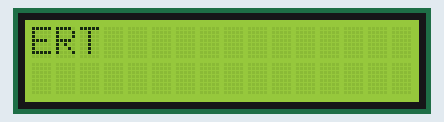
This sketch was run on a simulated Arduino Uno, built with avr-gcc and run on an emulated ATmega328P. On the bench: 16×2 character LCD.

Above: at 0.1 s.
At 4.1 s:
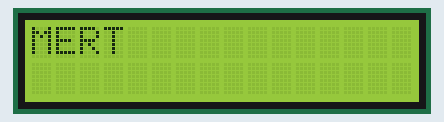
At 9.1 s:
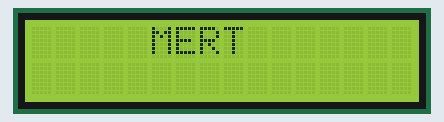
At 19.2 s:
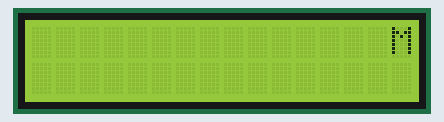
At 28.2 s:
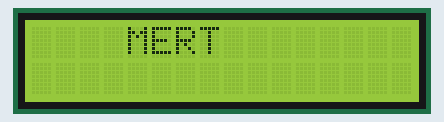
At 38.2 s:
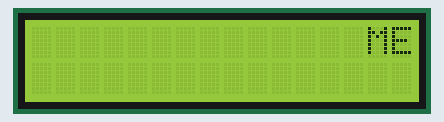

The sketch:

odev7.ino
```cpp
#include<LiquidCrystal.h>
LiquidCrystal lcd(2, 3, 4, 5, 6, 7); //arayuz pin ayarlari

void setup() {

lcd.begin(16, 2);


}

void loop() {

for(int i=-4; i<16; i++){
  lcd.clear();
  lcd.setCursor(i,0);
  lcd.print("MERT");
  delay(1000);
}


}
```

Measured:
- what the display in image 1 shows lasts 1.0 s, from 4.1 s to 5.1 s
